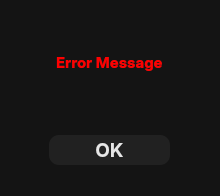
<?xml version="1.0" encoding="UTF-8"?>
<ui version="4.0">
 <class>Error</class>
 <widget class="QMainWindow" name="Error">
  <property name="geometry">
   <rect>
    <x>0</x>
    <y>0</y>
    <width>220</width>
    <height>196</height>
   </rect>
  </property>
  <property name="sizePolicy">
   <sizepolicy hsizetype="Preferred" vsizetype="Expanding">
    <horstretch>0</horstretch>
    <verstretch>0</verstretch>
   </sizepolicy>
  </property>
  <property name="maximumSize">
   <size>
    <width>300</width>
    <height>16777215</height>
   </size>
  </property>
  <property name="font">
   <font>
    <family>Inter</family>
    <pointsize>11</pointsize>
    <bold>true</bold>
   </font>
  </property>
  <property name="windowTitle">
   <string>Error</string>
  </property>
  <property name="windowIcon">
   <iconset resource="Resources.qrc">
    <normaloff>:/Icon/WCGXicon2.ico</normaloff>:/Icon/WCGXicon2.ico</iconset>
  </property>
  <property name="styleSheet">
   <string notr="true">QWidget{
/*font: 700 9pt &quot;Inter&quot;;*/
background-color: rgb(20, 20, 20);
color:#e6e6e6;
}
QLabel, QFrame, QToolButton{
background:none;
}
QToolBar{
background-color:rgba(200,0,200,50);
}
QPushButton:pressed{
	 padding-left: 3px;
     padding-top: 3px;
}
QPushButton{
background-color: rgba(100,100,100,150);
color:#E6E6FA;/*#3cf3b6;*/
border-radius:10px;
}</string>
  </property>
  <widget class="QWidget" name="centralwidget">
   <property name="sizePolicy">
    <sizepolicy hsizetype="Expanding" vsizetype="Expanding">
     <horstretch>0</horstretch>
     <verstretch>0</verstretch>
    </sizepolicy>
   </property>
   <layout class="QGridLayout" name="gridLayout">
    <item row="0" column="0" alignment="Qt::AlignHCenter">
     <widget class="QFrame" name="frame">
      <property name="sizePolicy">
       <sizepolicy hsizetype="MinimumExpanding" vsizetype="MinimumExpanding">
        <horstretch>0</horstretch>
        <verstretch>0</verstretch>
       </sizepolicy>
      </property>
      <layout class="QVBoxLayout" name="anotherLayout" stretch="0,0">
       <property name="spacing">
        <number>20</number>
       </property>
       <property name="sizeConstraint">
        <enum>QLayout::SetNoConstraint</enum>
       </property>
       <property name="leftMargin">
        <number>25</number>
       </property>
       <property name="topMargin">
        <number>0</number>
       </property>
       <property name="rightMargin">
        <number>25</number>
       </property>
       <property name="bottomMargin">
        <number>0</number>
       </property>
       <item alignment="Qt::AlignHCenter">
        <widget class="QLabel" name="error_lbl">
         <property name="sizePolicy">
          <sizepolicy hsizetype="MinimumExpanding" vsizetype="MinimumExpanding">
           <horstretch>0</horstretch>
           <verstretch>1</verstretch>
          </sizepolicy>
         </property>
         <property name="font">
          <font>
           <family>Inter</family>
           <pointsize>11</pointsize>
           <bold>true</bold>
          </font>
         </property>
         <property name="styleSheet">
          <string notr="true">color:red;</string>
         </property>
         <property name="text">
          <string>Error Message</string>
         </property>
         <property name="textFormat">
          <enum>Qt::MarkdownText</enum>
         </property>
         <property name="scaledContents">
          <bool>false</bool>
         </property>
         <property name="wordWrap">
          <bool>true</bool>
         </property>
         <property name="margin">
          <number>5</number>
         </property>
        </widget>
       </item>
       <item alignment="Qt::AlignHCenter">
        <widget class="QPushButton" name="close_btn">
         <property name="sizePolicy">
          <sizepolicy hsizetype="Minimum" vsizetype="Minimum">
           <horstretch>0</horstretch>
           <verstretch>0</verstretch>
          </sizepolicy>
         </property>
         <property name="minimumSize">
          <size>
           <width>121</width>
           <height>30</height>
          </size>
         </property>
         <property name="maximumSize">
          <size>
           <width>194</width>
           <height>30</height>
          </size>
         </property>
         <property name="font">
          <font>
           <family>Inter</family>
           <pointsize>14</pointsize>
           <italic>false</italic>
           <bold>true</bold>
          </font>
         </property>
         <property name="styleSheet">
          <string notr="true">QPushButton{
background-color:#212121;
color:#e6e6e6;
}</string>
         </property>
         <property name="text">
          <string>OK</string>
         </property>
        </widget>
       </item>
      </layout>
     </widget>
    </item>
   </layout>
  </widget>
  <widget class="QStatusBar" name="statusbar"/>
 </widget>
 <resources>
  <include location="Resources.qrc"/>
 </resources>
 <connections/>
</ui>
